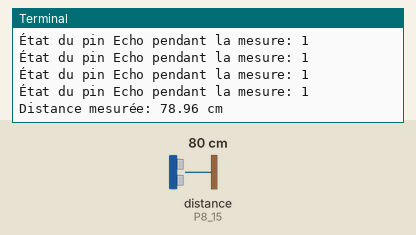
Bench run of a program on a simulated BeagleBone Black. Shown: the last lines printed to the terminal. The test bench sets the inputs (shaded band); at power-on: distance to the obstacle (sensor on P8_15) 80 cm. The echo pulse lasts 58.3 µs per cm; the clock reads 2024-03-15 10:24:30 at power-on unless the program sets it.

Above: at 1.2 s.
1.3 s: distance to the obstacle (sensor on P8_15) set to 2 cm
At 2.9 s:
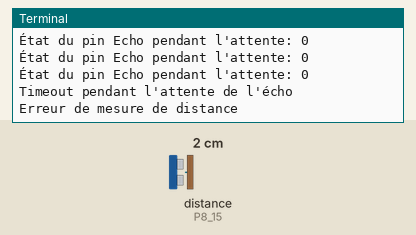
4.0 s: distance to the obstacle (sensor on P8_15) set to 9 cm
At 5.8 s:
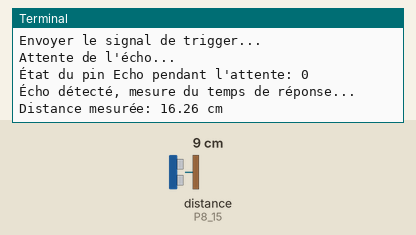

The program:

test.py
```python
import Adafruit_BBIO.GPIO as GPIO
import time

# Définir les pins
triggerPin = "P8_16"  # P8_16 pour le trigger
echoPin = "P8_15"    # P8_15 pour l'écho

# Configurer les pins
GPIO.setup(triggerPin, GPIO.OUT)
GPIO.setup(echoPin, GPIO.IN)

# Fonction pour mesurer la distance
def get_distance():
    # Envoyer le signal de trigger
    print("Envoyer le signal de trigger...")
    GPIO.output(triggerPin, GPIO.HIGH)
    time.sleep(0.00001)  # 10 microsecondes de pulse
    GPIO.output(triggerPin, GPIO.LOW)

    # Attendre que l'écho soit reçu
    print("Attente de l'écho...")
    pulse_start = time.time()  # Initialiser pulse_start ici

    while GPIO.input(echoPin) == GPIO.LOW:
        # Afficher l'état du pin Echo
        print(f"État du pin Echo pendant l'attente: {GPIO.input(echoPin)}")
        if time.time() - pulse_start > 0.5:  # Ajouter un timeout de 0.5 seconde
            print("Timeout pendant l'attente de l'écho")
            return -1  # Retourner -1 pour indiquer une erreur

    print("Écho détecté, mesure du temps de réponse...")
    pulse_end = time.time() # Initialize pulse_end
    while GPIO.input(echoPin) == GPIO.HIGH:
        pulse_end = time.time()
        # Afficher l'état du pin Echo pendant la mesure
        print(f"État du pin Echo pendant la mesure: {GPIO.input(echoPin)}")
        if time.time() - pulse_end > 0.5: # Add a timeout of 0.5 second
            print("Timeout pendant la mesure de l'écho")
            return -1

    pulse_duration = pulse_end - pulse_start
    distance = pulse_duration * 17150  # Calculer la distance en cm
    return distance

try:
    while True:
        distance = get_distance()
        if distance != -1: # check the return value of get_distance()
            print(f"Distance mesurée: {distance:.2f} cm")
        else:
            print("Erreur de mesure de distance")
        time.sleep(1)

except KeyboardInterrupt:
    print("Programme interrompu")
finally:
    GPIO.cleanup()  # Nettoyer les pins
```

Measured:
- after the input at 1.3 s, the terminal: prints a new line after 1.2 s (image 1)
- after the input at 4.0 s, the terminal: prints a new line after 1.0 s (image 2)
